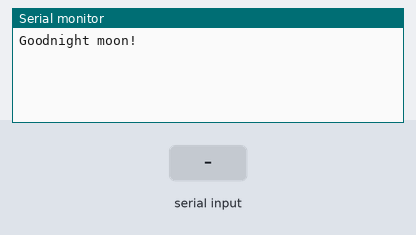
The sketch below on a simulated Arduino Uno, built with avr-gcc and run on an emulated ATmega328P. On the bench: the last lines printed to the serial monitor. Inputs (shaded band) come from the test bench.

Above: at 1.2 s.
1.3 s: "1" received over the second serial link
At 2.0 s:
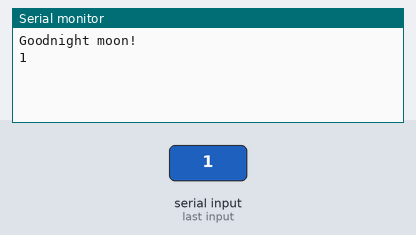
2.8 s: "0" received over the second serial link
At 3.1 s:
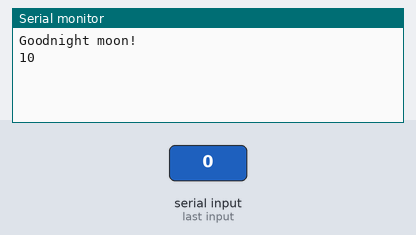

Measured:
- after the input at 1.3 s, the serial monitor: prints a new line at once (image 1)
- after the input at 2.8 s, the serial monitor: prints a new line at once (image 2)

The sketch:

SoftwareSerial.ino
```cpp
/*
  Software serial multple serial test

 Receives from the hardware serial, sends to software serial.
 Receives from software serial, sends to hardware serial.

 The circuit:
 * RX is digital pin 10 (connect to TX of other device)
 * TX is digital pin 11 (connect to RX of other device)

 Note:
 Not all pins on the Mega and Mega 2560 support change interrupts,
 so only the following can be used for RX:
 10, 11, 12, 13, 50, 51, 52, 53, 62, 63, 64, 65, 66, 67, 68, 69

 Not all pins on the Leonardo support change interrupts,
 so only the following can be used for RX:
 8, 9, 10, 11, 14 (MISO), 15 (SCK), 16 (MOSI).

*/
#include <SoftwareSerial.h>

SoftwareSerial mySerial(10, 11); // RX, TX

void setup()  {
  // Open serial communications and wait for port to open:
  Serial.begin(9600);

  Serial.println("Goodnight moon!");

  // set the data rate for the SoftwareSerial port
  mySerial.begin(4800);
  mySerial.println("Hello, world?");
}

void loop(){ // run over and over
  if (mySerial.available())
    Serial.write(mySerial.read());
  if (Serial.available())
    mySerial.write(Serial.read());
}
```
